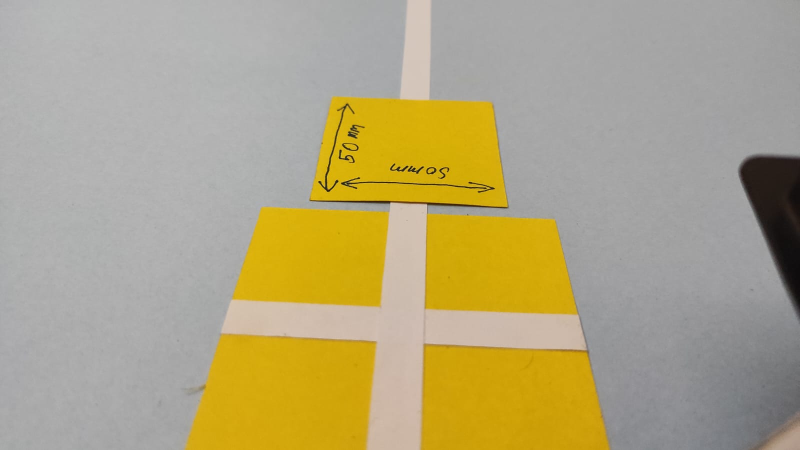
#> input picture Calibration.jpg, 1600 x 900 px (shown at 1/2 size)
$ python -i utlis2.py   (imports and definitions only)
#> lines starting #> are read from the running program, lines starting #| are printed output that depends on the picture; after the words box and inside, x2 and y2 are one past the last pixel; in counts of white or black regions, pixels touching at a corner belong together
#> further down, picture is the input picture: shape (900, 1600, 3); mean B, G, R 129.3, 165.9, 176.6
import cv2
import numpy as np


def thresholding(img):

    lower_white_hsv = np.array([98, 0, 166])
    upper_white_hsv = np.array([179, 43, 255])

    lower_white_hsl = np.array([114, 39, 38])
    upper_white_hsl = np.array([179, 255, 118])

    lower_white_rgb = np.array([0, 25, 22])
    upper_white_rgb = np.array([255, 73, 255])

    lower_white_lab = np.array([0, 140, 49])
    upper_white_lab = np.array([112, 255, 255])

    hsv = cv2.cvtColor(img, cv2.COLOR_BGR2HSV)
#> hsv: shape (900, 1600, 3); mean H, S, V 30.3, 60.5, 177.2
    hls = cv2.cvtColor(img, cv2.COLOR_BGR2HLS)
#> hls: shape (900, 1600, 3); mean of channels 0, 1, 2 30.3, 153.1, 58.8
    lab = cv2.cvtColor(img, cv2.COLOR_BGR2LAB)
#> lab: shape (900, 1600, 3); mean of channels 0, 1, 2 174.7, 128.9, 145.1
    rgb = img

    mask_hsv = cv2.inRange(hsv, lower_white_hsv, upper_white_hsv)
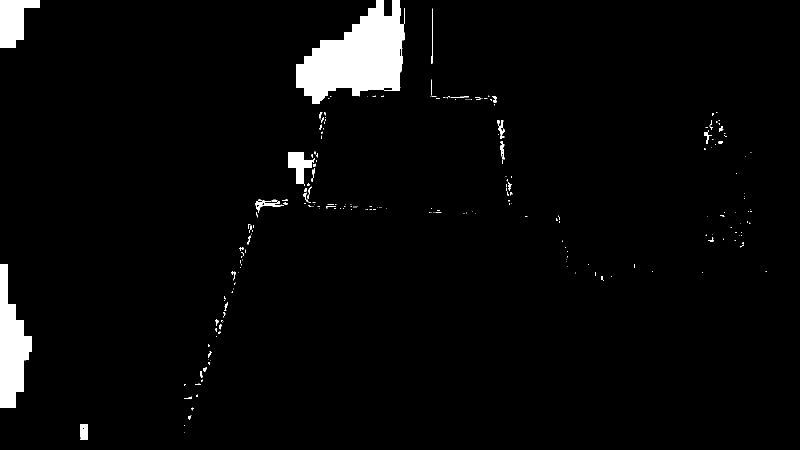
#> mask_hsv: shape (900, 1600) (shown at 1/2 size); 3.4% white; 267 white regions (222 under 20 px), largest, box (x1, y1, x2, y2) and area: (592, 0, 810, 208) 26641, (0, 528, 64, 816) 10910, (0, 0, 80, 96) 4864
    mask_hls = cv2.inRange(hls, lower_white_hsl, upper_white_hsl)
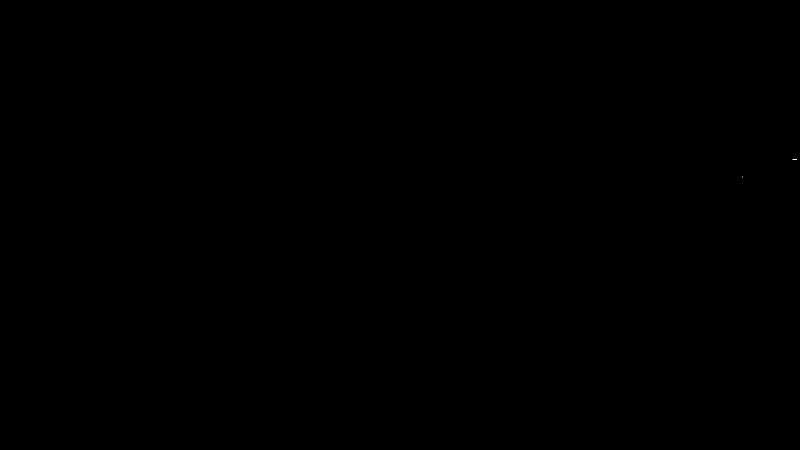
#> mask_hls: shape (900, 1600) (shown at 1/2 size); 0% white in thin lines or dots, all inside (x1, y1, x2, y2) = (1485, 319, 1594, 355)
    mask_lab = cv2.inRange(lab, lower_white_lab, upper_white_lab)
#> mask_lab: shape (900, 1600); 0.02% white in thin lines or dots, all inside (x1, y1, x2, y2) = (655, 260, 980, 414)
    mask_rgb = cv2.inRange(rgb, lower_white_rgb, upper_white_rgb)
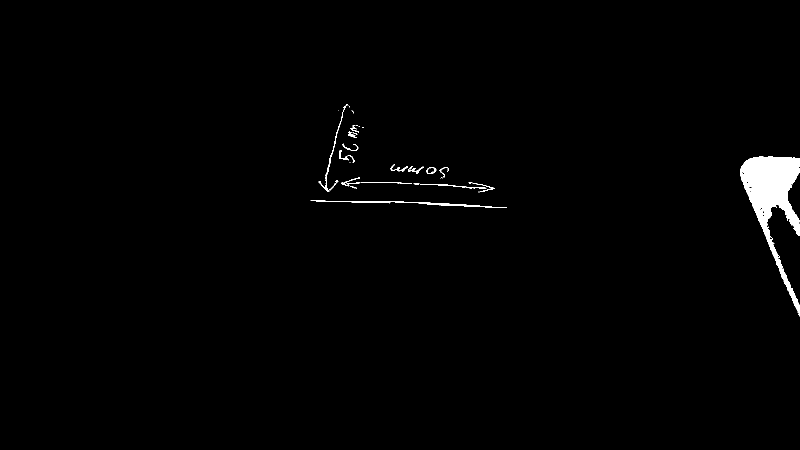
#> mask_rgb: shape (900, 1600) (shown at 1/2 size); 1.1% white; 34 white regions (14 under 20 px), largest, box (x1, y1, x2, y2) and area: (1480, 313, 1600, 633) 13188, (621, 401, 1014, 416) 1019, (637, 208, 697, 384) 504

    # maskWhite = cv2.inRange(hsv, lower_white_hsv, upper_white_hsv)
    return mask_hsv


# [30 lines left out: functions warpImg, warpImg1, not called in this run]


def nothing(a):
    pass


# [116 lines left out: functions initializeTrackbars, valTrackbars, drawPoints, getHistogram, stackImages, not called in this run]

>>> import cv2
>>> picture = cv2.imread('Calibration.jpg')
>>> result = thresholding(picture)

$ run again, on line1.jpeg
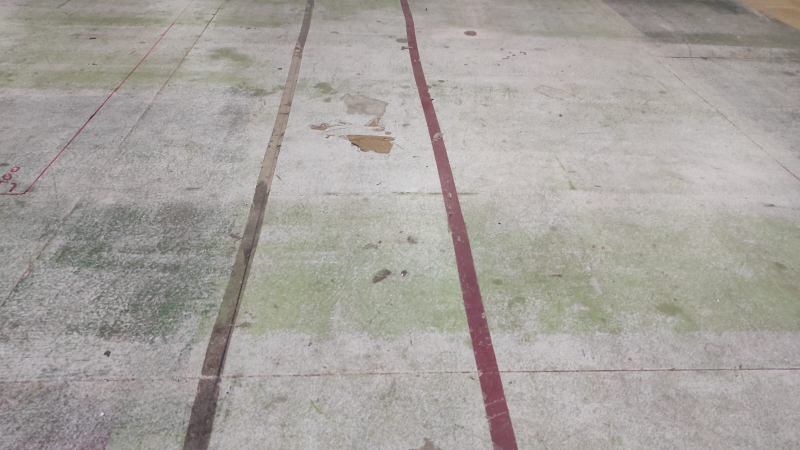
#> input picture line1.jpeg, 1600 x 900 px (shown at 1/2 size)
#> picture is the input picture: shape (900, 1600, 3); mean B, G, R 157.8, 162.2, 166.4
#> hsv: shape (900, 1600, 3); mean H, S, V 43.2, 14.9, 166.7
#> hls: shape (900, 1600, 3); mean of channels 0, 1, 2 43.1, 162.3, 12.9
#> lab: shape (900, 1600, 3); mean of channels 0, 1, 2 170.5, 128.7, 130.8
#> in thresholding, `mask_hsv = cv2.inRange(hsv, lower_white_hsv, upper_white_hsv)`:
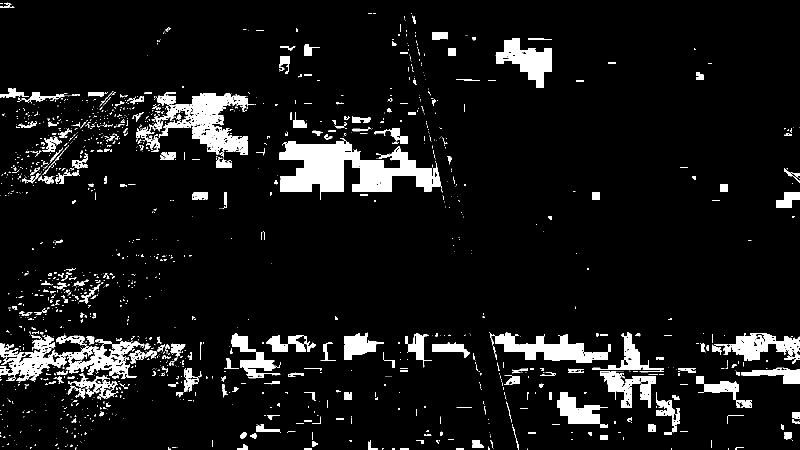
#> mask_hsv: shape (900, 1600) (shown at 1/2 size); 8.1% white; 1508 white regions (1175 under 20 px), largest, box (x1, y1, x2, y2) and area: (559, 276, 883, 399) 19772, (305, 186, 509, 310) 9898, (0, 670, 273, 764) 8541
#> mask_hls: shape (900, 1600); 1.6% white; 81 white regions (67 under 20 px), largest, box (x1, y1, x2, y2) and area: (887, 383, 1035, 900) 16970, (814, 50, 879, 281) 3160, (866, 275, 911, 387) 2034
#> mask_lab: shape (900, 1600); 1.2% white; 119 white regions (96 under 20 px), largest, box (x1, y1, x2, y2) and area: (910, 463, 1035, 900) 14426, (814, 57, 840, 139) 945, (842, 194, 864, 229) 392
#> in thresholding, `mask_rgb = cv2.inRange(rgb, lower_white_rgb, upper_white_rgb)`:
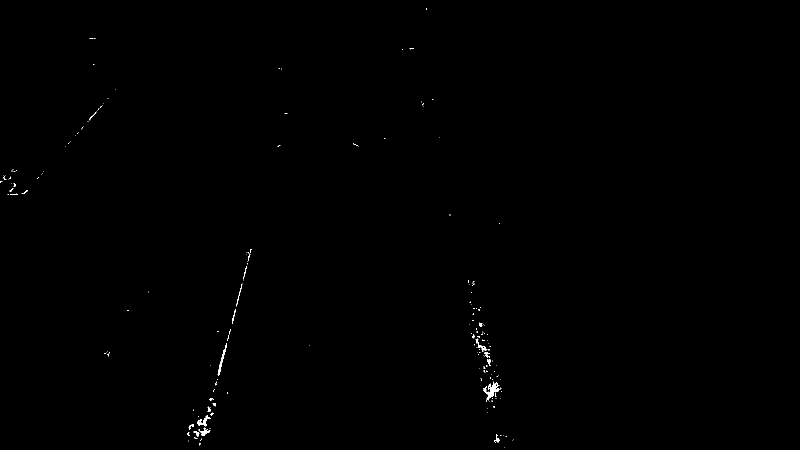
#> mask_rgb: shape (900, 1600) (shown at 1/2 size); 0.18% white; 191 white regions (164 under 20 px), largest, box (x1, y1, x2, y2) and area: (967, 763, 1001, 803) 487, (435, 686, 454, 752) 225, (394, 830, 421, 853) 194
